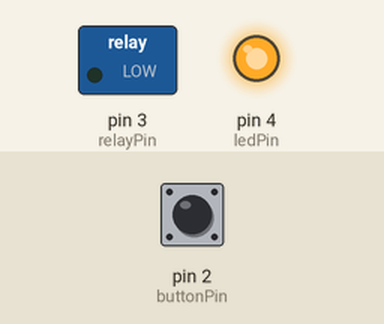
Bench run of a sketch on a simulated Arduino Uno, built with avr-gcc and run on an emulated ATmega328P. On the bench: switched loads named in the sketch (green lamp = pin HIGH), output pins drawn as LEDs (lit = HIGH). The test bench sets the inputs (shaded band); at power-on: pin 2 (buttonPin) HIGH.

Above: at 1.2 s.
1.3 s: pin 2 (buttonPin) pulled LOW for 0.15 s
At 1.9 s:
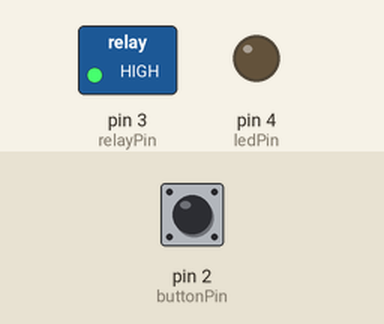
At 6.9 s:
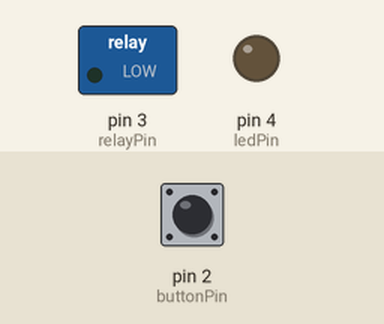
Timing chart, 0 to 22.7 s (numbered marks = the images above; inputs shaded):
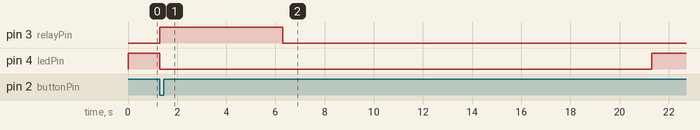

Measured:
- after the input at 1.3 s, pin 3 (relayPin): LOW → HIGH at once, → LOW 5.0 s later; pin 4 (ledPin): HIGH → LOW at once, → HIGH 20.0 s later

The sketch:

arduino.v1.ino
```cpp
// Define hardware pins
const int buttonPin = 2;  // Button input pin (with built-in pull-up, so unpressed is HIGH)
const int relayPin  = 3;  // Relay control output pin
const int ledPin    = 4;  // LED indicator pin

// Timing constants (in milliseconds)
const unsigned long kRelayActiveTime = 5000;  // Relay active time (5 seconds)
const unsigned long kCooldownTime    = 15000;  // Cooldown time (15 seconds)

// Define system states
enum SystemState {
  WAITING_FOR_PRESS,
  RELAY_ACTIVE,
  COOLDOWN
};
SystemState state = WAITING_FOR_PRESS;

// Variables for timing
unsigned long stateStartTime = 0;

void setup() {
  // Configure pins
  pinMode(buttonPin, INPUT_PULLUP);
  pinMode(relayPin, OUTPUT);
  pinMode(ledPin, OUTPUT);

  // Initial state: waiting, relay off, LED on (active)
  digitalWrite(relayPin, LOW);
  digitalWrite(ledPin, HIGH);
}

void loop() {
  // Get the current time for non-blocking timing
  unsigned long currentMillis = millis();

  // Read button state (LOW means pressed with pull-up configuration)
  bool buttonPressed = (digitalRead(buttonPin) == LOW);

  switch (state) {
    case WAITING_FOR_PRESS:
      // Indicate system is ready (LED on), relay off.
      digitalWrite(ledPin, HIGH);
      digitalWrite(relayPin, LOW);

      // If button is pressed, start relay activation
      if (buttonPressed) {
        state = RELAY_ACTIVE;
        stateStartTime = currentMillis;  // record when relay activated
        digitalWrite(ledPin, LOW);   // turn LED off to indicate "active"
        digitalWrite(relayPin, HIGH); // activate relay
      }
      break;

    case RELAY_ACTIVE:
      // Stay in this state until the relay active duration expires.
      if (currentMillis - stateStartTime >= kRelayActiveTime) {
        // Turn off the relay
        digitalWrite(relayPin, LOW);
        // Transition to cooldown state
        state = COOLDOWN;
        stateStartTime = currentMillis;  // record when cooldown started
      }
      break;

    case COOLDOWN:
      // Keep LED off and ignore the button during cooldown.
      digitalWrite(ledPin, LOW);

      // Once cooldown period is complete, go back to waiting state.
      if (currentMillis - stateStartTime >= kCooldownTime) {
        state = WAITING_FOR_PRESS;
        // Reset variables if needed (stateStartTime gets reset on next state change)
        // Now the LED will be turned back on in the WAITING_FOR_PRESS case.
      }
      break;
  }
}
```
